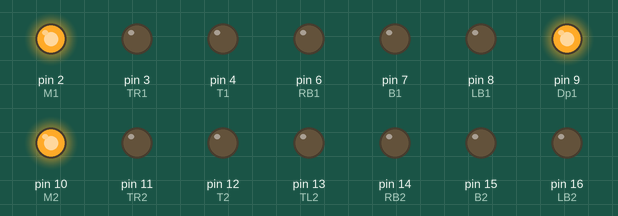
Simulated run of this sketch. Board: Arduino Uno, built with avr-gcc and run on an emulated ATmega328P. On the bench: output pins drawn as LEDs (lit = HIGH). Pins used as bus, display or sensor lines are not drawn.

Above: at 0.1 s.
At 4.1 s:
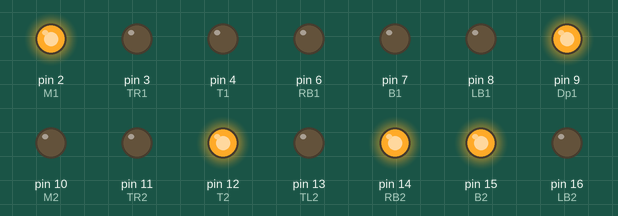
At 9.1 s:
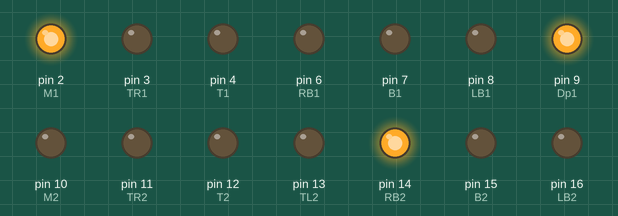
At 19.1 s:
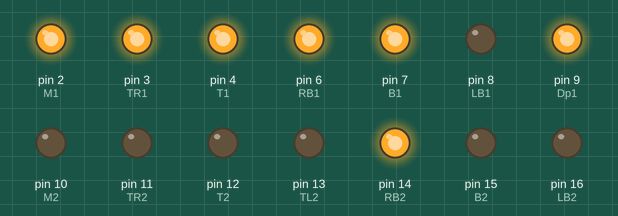
At 29.1 s:
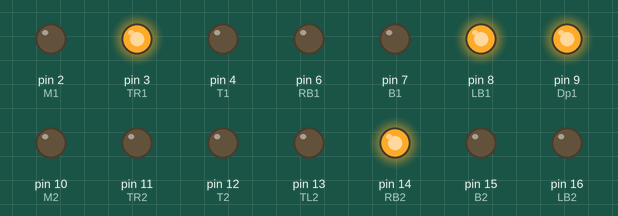
At 39.1 s:
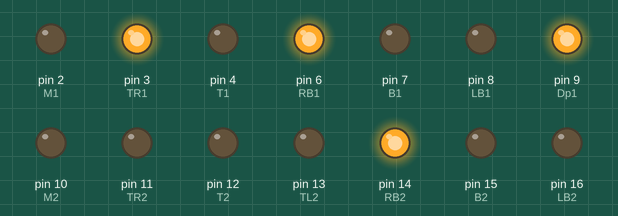
Timing chart, 0 to 40.0 s (numbered marks = the images above):
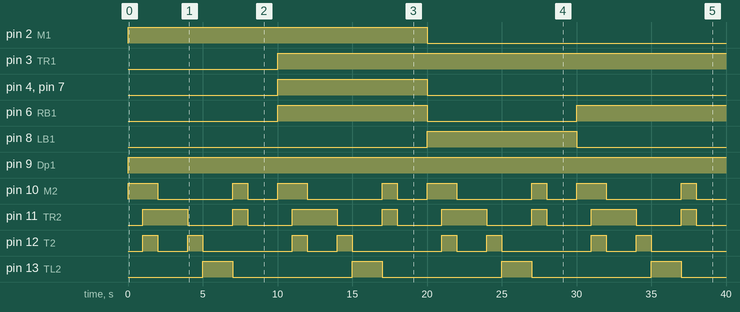

The sketch:

jofre7segment.ino
```cpp
#define M1 2
#define TR1 3
#define T1 4
#define TL1 5
#define RB1 6
#define B1 7
#define LB1 8
#define Dp1 9
#define M2 10
#define TR2 11
#define T2 12
#define TL2 13
#define RB2 14
#define B2 15
#define LB2 16
#define Dp2 17
int nums[10][7] = {
    {B1,T1,TL1,LB1,RB1,TR1},
    {TL1,LB1},
    {T1,M1,B1,TL1,RB1},
    {T1,M1,B1,TL1,LB1},
    {TL1,LB1,TR1,M1},
    {T1,M1,B1,TR1,LB1},
    {B1,T1,TR1,LB1,RB1,M1},
    {TL1,LB1,T1},
    {B1,T1,TL1,LB1,RB1,TR1,M1},
    {B1,T1,TL1,LB1,TR1,M1}
   };
int numsB[10][7] = {
    {B2,T2,TL2,LB2,RB2,TR2},
    {TL2,LB2},
    {T2,M2,B2,TL2,RB2},
    {T2,M2,B2,TL2,LB2},
    {TL2,LB2,TR2,M2},
    {T2,M2,B2,TR2,LB2},
    {B2,T2,TR2,LB2,RB2,M2},
    {TL2,LB2,T2},
    {B2,T2,TL2,LB2,RB2,TR2,M2},
    {B2,T2,TL2,LB2,TR2,M2}
   };
void setup() {
  pinMode(M1,OUTPUT);
  pinMode(TR1,OUTPUT);
  pinMode(T1,OUTPUT);
  pinMode(TL1,OUTPUT);
  pinMode(RB1,OUTPUT);
  pinMode(B1,OUTPUT);
  pinMode(LB1,OUTPUT);
  pinMode(Dp1,OUTPUT);
  pinMode(M2,OUTPUT);
  pinMode(TR2,OUTPUT);
  pinMode(T2,OUTPUT);
  pinMode(TL2,OUTPUT);
  pinMode(RB2,OUTPUT);
  pinMode(B2,OUTPUT);
  pinMode(LB2,OUTPUT);
  pinMode(Dp2,OUTPUT);
}
void loop() {
  allOff(0);
  for(int i = 0; i < 10; i++){
    for(int j = 0; j < sizeof(nums[i])/sizeof(nums[i][8]); j++){
      digitalWrite(nums[i][j],LOW);
    }
    for(int k = 0; k < 10; k++){
      for(int j = 0; j < sizeof(numsB[k])/sizeof(numsB[k][8]); j++){
        digitalWrite(numsB[k][j],LOW);
      }
      delay(1000);
      allOff(2);
    }
    allOff(1);
  }
  digitalWrite(Dp1,LOW);
  digitalWrite(Dp2,LOW);
  delay(1000);
}
void allOff(int t){
  if(t < 2){
  digitalWrite(M1,HIGH);
  digitalWrite(TR1,HIGH);
  digitalWrite(T1,HIGH);
  digitalWrite(TL1,HIGH);
  digitalWrite(RB1,HIGH);
  digitalWrite(B1,HIGH);
  digitalWrite(LB1,HIGH);
  digitalWrite(Dp1,HIGH);
  }
  if(t != 1){
  digitalWrite(M2,HIGH);
  digitalWrite(TR2,HIGH);
  digitalWrite(T2,HIGH);
  digitalWrite(TL2,HIGH);
  digitalWrite(RB2,HIGH);
  digitalWrite(B2,HIGH);
  digitalWrite(LB2,HIGH);
  digitalWrite(Dp2,HIGH);
  }
}
```

Measured:
- by itself, pin 2 (M1): LOW → HIGH at 0.00 s, → LOW 20.0 s later
- by itself, pin 3 (TR1): LOW → HIGH at 10.0 s
- by itself, pin 4 (T1), pin 7 (B1): LOW → HIGH at 10.0 s, → LOW 10.0 s later
- by itself, pin 6 (RB1): LOW → HIGH at 10.0 s, → LOW 10.0 s later, → HIGH 10.0 s later
- by itself, pin 8 (LB1): LOW → HIGH at 20.0 s, → LOW 10.0 s later
- by itself, pin 9 (Dp1): LOW → HIGH at 0.00 s
- by itself, pin 10 (M2): repeats every 10.0 s: LOW 5.0 s, HIGH 1.0 s, LOW 2.0 s, HIGH 2.0 s
- by itself, pin 11 (TR2): repeats every 10.0 s: LOW 3.0 s, HIGH 1.0 s, LOW 3.0 s, HIGH 3.0 s
